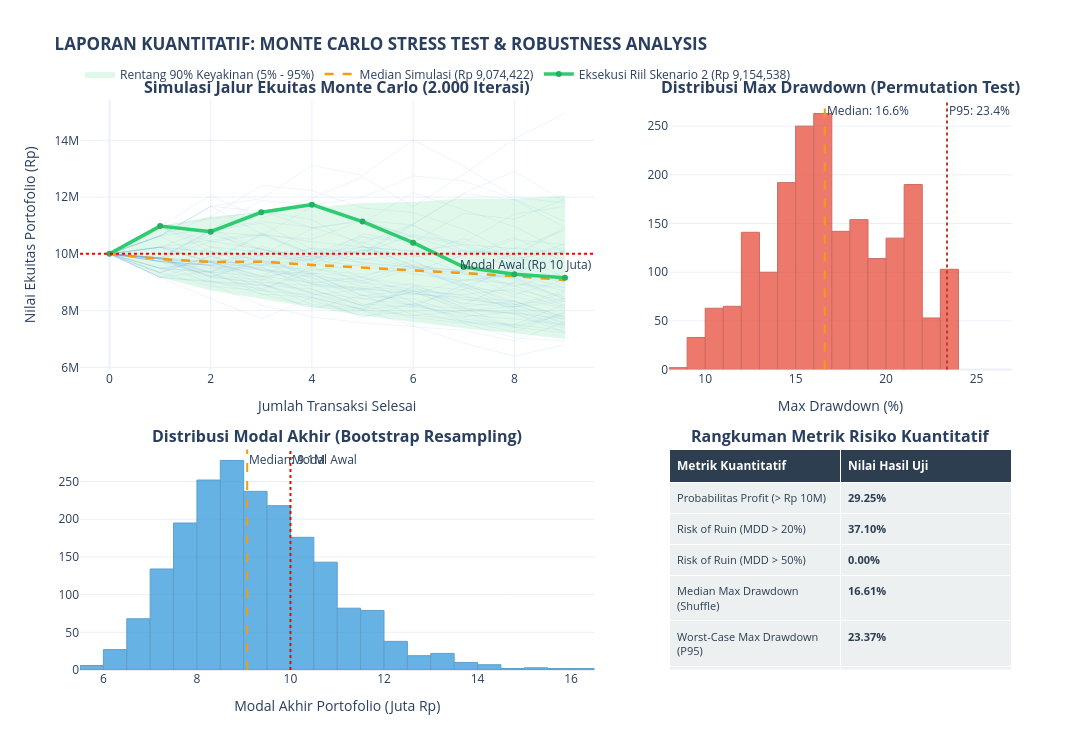
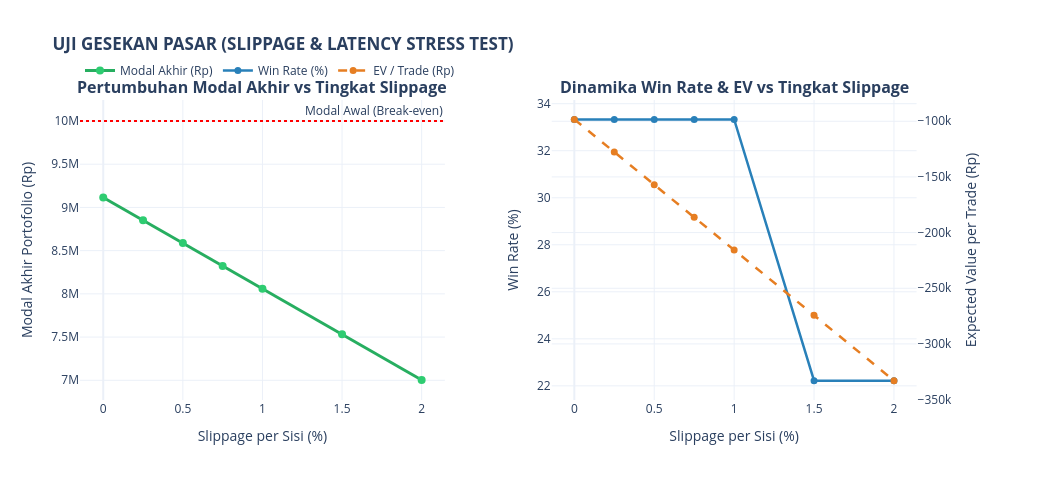

These figures' notebook cell, in order:
### Code cell
from src.stress_test import run_stress_test_suite

# Menjalankan Monte Carlo (2.000 iterasi) + Slippage Test + Print Report + Plot Interaktif
tester, fig_mc, fig_slip = run_stress_test_suite(df_trades_result, initial_capital=10_000_000.0)

# Tampilkan visualisasi interaktif Plotly
fig_mc.show()
fig_slip.show()

### Figure 1 — Plotly figure (JSON) as saved in the notebook; plotly's stock layout.template omitted (floating-point values rounded to 4 significant figures; data arrays with more than 128 entries replaced by an {"elided": "..."} marker saying what was removed)
{"data": [{"hoverinfo": "skip", "line": {"color": "rgba(100, 149, 237, 0.10)", "width": 1}, "mode": "lines", "showlegend": false, "type": "scatter", "x": [0, 1, 2, 3, 4, 5, 6, 7, 8, 9], "xaxis": "x", "y": [10000000.0, 9822000.0, 9563000.0, 8772000.0, 8047000.0, 8556000.0, 7849000.0, 7641000.0, 7253000.0, 7963000.0], "yaxis": "y"}, {"hoverinfo": "skip", "line": {"color": "rgba(100, 149, 237, 0.10)", "width": 1}, "mode": "lines", "showlegend": false, "type": "scatter", "x": [0, 1, 2, 3, 4, 5, 6, 7, 8, 9], "xaxis": "x", "y": [10000000.0, 9493000.0, 9359000.0, 10270000.0, 9753000.0, 10710000.0, 10420000.0, 9563000.0, 9077000.0, 8472000.0], "yaxis": "y"}, {"hoverinfo": "skip", "line": {"color": "rgba(100, 149, 237, 0.10)", "width": 1}, "mode": "lines", "showlegend": false, "type": "scatter", "x": [0, 1, 2, 3, 4, 5, 6, 7, 8, 9], "xaxis": "x", "y": [10000000.0, 9860000.0, 9203000.0, 9784000.0, 8976000.0, 9186000.0, 9767000.0, 8960000.0, 8219000.0, 8412000.0], "yaxis": "y"}, {"hoverinfo": "skip", "line": {"color": "rgba(100, 149, 237, 0.10)", "width": 1}, "mode": "lines", "showlegend": false, "type": "scatter", "x": [0, 1, 2, 3, 4, 5, 6, 7, 8, 9], "xaxis": "x", "y": [10000000.0, 10630000.0, 9753000.0, 9617000.0, 9842000.0, 10070000.0, 11060000.0, 12140000.0, 12910000.0, 11840000.0], "yaxis": "y"}, {"hoverinfo": "skip", "line": {"color": "rgba(100, 149, 237, 0.10)", "width": 1}, "mode": "lines", "showlegend": false, "type": "scatter", "x": [0, 1, 2, 3, 4, 5, 6, 7, 8, 9], "xaxis": "x", "y": [10000000.0, 10230000.0, 10090000.0, 9579000.0, 9804000.0, 9545000.0, 9293000.0, 9047000.0, 9260000.0, 10170000.0], "yaxis": "y"}, {"hoverinfo": "skip", "line": {"color": "rgba(100, 149, 237, 0.10)", "width": 1}, "mode": "lines", "showlegend": false, "type": "scatter", "x": [0, 1, 2, 3, 4, 5, 6, 7, 8, 9], "xaxis": "x", "y": [10000000.0, 9822000.0, 9685000.0, 9513000.0, 9030000.0, 8791000.0, 8559000.0, 9100000.0, 8938000.0, 8813000.0], "yaxis": "y"}, {"hoverinfo": "skip", "line": {"color": "rgba(100, 149, 237, 0.10)", "width": 1}, "mode": "lines", "showlegend": false, "type": "scatter", "x": [0, 1, 2, 3, 4, 5, 6, 7, 8, 9], "xaxis": "x", "y": [10000000.0, 9822000.0, 10440000.0, 10170000.0, 9651000.0, 10260000.0, 9578000.0, 8939000.0, 8486000.0, 8055000.0], "yaxis": "y"}, {"hoverinfo": "skip", "line": {"color": "rgba(100, 149, 237, 0.10)", "width": 1}, "mode": "lines", "showlegend": false, "type": "scatter", "x": [0, 1, 2, 3, 4, 5, 6, 7, 8, 9], "xaxis": "x", "y": [10000000.0, 9860000.0, 10820000.0, 11880000.0, 11720000.0, 11990000.0, 12750000.0, 12570000.0, 11930000.0, 11140000.0], "yaxis": "y"}, {"hoverinfo": "skip", "line": {"color": "rgba(100, 149, 237, 0.10)", "width": 1}, "mode": "lines", "showlegend": false, "type": "scatter", "x": [0, 1, 2, 3, 4, 5, 6, 7, 8, 9], "xaxis": "x", "y": [10000000.0, 10980000.0, 10820000.0, 9929000.0, 10900000.0, 11160000.0, 10590000.0, 10050000.0, 9543000.0, 10150000.0], "yaxis": "y"}, {"hoverinfo": "skip", "line": {"color": "rgba(100, 149, 237, 0.10)", "width": 1}, "mode": "lines", "showlegend": false, "type": "scatter", "x": [0, 1, 2, 3, 4, 5, 6, 7, 8, 9], "xaxis": "x", "y": [10000000.0, 9173000.0, 9753000.0, 10710000.0, 9994000.0, 10630000.0, 9917000.0, 10540000.0, 9841000.0, 10070000.0], "yaxis": "y"}, {"hoverinfo": "skip", "line": {"color": "rgba(100, 149, 237, 0.10)", "width": 1}, "mode": "lines", "showlegend": false, "type": "scatter", "x": [0, 1, 2, 3, 4, 5, 6, 7, 8, 9], "xaxis": "x", "y": [10000000.0, 9173000.0, 8415000.0, 7719000.0, 8474000.0, 8044000.0, 8831000.0, 8101000.0, 7887000.0, 7235000.0], "yaxis": "y"}, {"hoverinfo": "skip", "line": {"color": "rgba(100, 149, 237, 0.10)", "width": 1}, "mode": "lines", "showlegend": false, "type": "scatter", "x": [0, 1, 2, 3, 4, 5, 6, 7, 8, 9], "xaxis": "x", "y": [10000000.0, 9173000.0, 9389000.0, 9609000.0, 10220000.0, 10040000.0, 10670000.0, 10390000.0, 11400000.0, 11670000.0], "yaxis": "y"}, {"hoverinfo": "skip", "line": {"color": "rgba(100, 149, 237, 0.10)", "width": 1}, "mode": "lines", "showlegend": false, "type": "scatter", "x": [0, 1, 2, 3, 4, 5, 6, 7, 8, 9], "xaxis": "x", "y": [10000000.0, 9736000.0, 10690000.0, 10150000.0, 9877000.0, 9702000.0, 9530000.0, 9278000.0, 9148000.0, 8391000.0], "yaxis": "y"}, {"hoverinfo": "skip", "line": {"color": "rgba(100, 149, 237, 0.10)", "width": 1}, "mode": "lines", "showlegend": false, "type": "scatter", "x": [0, 1, 2, 3, 4, 5, 6, 7, 8, 9], "xaxis": "x", "y": [10000000.0, 9736000.0, 9599000.0, 9112000.0, 8650000.0, 8421000.0, 8198000.0, 7782000.0, 7965000.0, 7434000.0], "yaxis": "y"}, {"hoverinfo": "skip", "line": {"color": "rgba(100, 149, 237, 0.10)", "width": 1}, "mode": "lines", "showlegend": false, "type": "scatter", "x": [0, 1, 2, 3, 4, 5, 6, 7, 8, 9], "xaxis": "x", "y": [10000000.0, 9822000.0, 9168000.0, 9005000.0, 8879000.0, 8721000.0, 8140000.0, 7925000.0, 7397000.0, 7864000.0], "yaxis": "y"}, {"hoverinfo": "skip", "line": {"color": "rgba(100, 149, 237, 0.10)", "width": 1}, "mode": "lines", "showlegend": false, "type": "scatter", "x": [0, 1, 2, 3, 4, 5, 6, 7, 8, 9], "xaxis": "x", "y": [10000000.0, 9860000.0, 9722000.0, 9465000.0, 9214000.0, 9051000.0, 9623000.0, 9369000.0, 8893000.0, 8158000.0], "yaxis": "y"}, {"hoverinfo": "skip", "line": {"color": "rgba(100, 149, 237, 0.10)", "width": 1}, "mode": "lines", "showlegend": false, "type": "scatter", "x": [0, 1, 2, 3, 4, 5, 6, 7, 8, 9], "xaxis": "x", "y": [10000000.0, 9822000.0, 9168000.0, 9747000.0, 9253000.0, 10160000.0, 9889000.0, 10120000.0, 9979000.0, 10210000.0], "yaxis": "y"}, {"hoverinfo": "skip", "line": {"color": "rgba(100, 149, 237, 0.10)", "width": 1}, "mode": "lines", "showlegend": false, "type": "scatter", "x": [0, 1, 2, 3, 4, 5, 6, 7, 8, 9], "xaxis": "x", "y": [10000000.0, 9334000.0, 9924000.0, 9420000.0, 9171000.0, 8413000.0, 8610000.0, 8383000.0, 8234000.0, 7553000.0], "yaxis": "y"}, {"hoverinfo": "skip", "line": {"color": "rgba(100, 149, 237, 0.10)", "width": 1}, "mode": "lines", "showlegend": false, "type": "scatter", "x": [0, 1, 2, 3, 4, 5, 6, 7, 8, 9], "xaxis": "x", "y": [10000000.0, 9736000.0, 9599000.0, 10210000.0, 9526000.0, 9042000.0, 8295000.0, 7609000.0, 7503000.0, 8236000.0], "yaxis": "y"}, {"hoverinfo": "skip", "line": {"color": "rgba(100, 149, 237, 0.10)", "width": 1}, "mode": "lines", "showlegend": false, "type": "scatter", "x": [0, 1, 2, 3, 4, 5, 6, 7, 8, 9], "xaxis": "x", "y": [10000000.0, 9736000.0, 9599000.0, 9825000.0, 9326000.0, 8853000.0, 8696000.0, 8254000.0, 8139000.0, 8330000.0], "yaxis": "y"}, {"hoverinfo": "skip", "line": {"color": "rgba(100, 149, 237, 0.10)", "width": 1}, "mode": "lines", "showlegend": false, "type": "scatter", "x": [0, 1, 2, 3, 4, 5, 6, 7, 8, 9], "xaxis": "x", "y": [10000000.0, 10630000.0, 11300000.0, 12410000.0, 12240000.0, 11610000.0, 11450000.0, 10870000.0, 9972000.0, 10950000.0], "yaxis": "y"}, {"hoverinfo": "skip", "line": {"color": "rgba(100, 149, 237, 0.10)", "width": 1}, "mode": "lines", "showlegend": false, "type": "scatter", "x": [0, 1, 2, 3, 4, 5, 6, 7, 8, 9], "xaxis": "x", "y": [10000000.0, 9822000.0, 9324000.0, 8703000.0, 9554000.0, 10160000.0, 9481000.0, 8849000.0, 8117000.0, 8630000.0], "yaxis": "y"}, {"hoverinfo": "skip", "line": {"color": "rgba(100, 149, 237, 0.10)", "width": 1}, "mode": "lines", "showlegend": false, "type": "scatter", "x": [0, 1, 2, 3, 4, 5, 6, 7, 8, 9], "xaxis": "x", "y": [10000000.0, 10230000.0, 9715000.0, 9222000.0, 8608000.0, 8171000.0, 7756000.0, 7551000.0, 7048000.0, 6923000.0], "yaxis": "y"}, {"hoverinfo": "skip", "line": {"color": "rgba(100, 149, 237, 0.10)", "width": 1}, "mode": "lines", "showlegend": false, "type": "scatter", "x": [0, 1, 2, 3, 4, 5, 6, 7, 8, 9], "xaxis": "x", "y": [10000000.0, 10230000.0, 9715000.0, 10670000.0, 9955000.0, 9132000.0, 8891000.0, 8733000.0, 8011000.0, 7477000.0], "yaxis": "y"}, {"hoverinfo": "skip", "line": {"color": "rgba(100, 149, 237, 0.10)", "width": 1}, "mode": "lines", "showlegend": false, "type": "scatter", "x": [0, 1, 2, 3, 4, 5, 6, 7, 8, 9], "xaxis": "x", "y": [10000000.0, 10980000.0, 11240000.0, 11500000.0, 10920000.0, 11170000.0, 11020000.0, 10110000.0, 9926000.0, 10900000.0], "yaxis": "y"}, {"hoverinfo": "skip", "line": {"color": "rgba(100, 149, 237, 0.10)", "width": 1}, "mode": "lines", "showlegend": false, "type": "scatter", "x": [0, 1, 2, 3, 4, 5, 6, 7, 8, 9], "xaxis": "x", "y": [10000000.0, 10230000.0, 9715000.0, 9222000.0, 8979000.0, 8236000.0, 8121000.0, 8915000.0, 8321000.0, 7766000.0], "yaxis": "y"}, {"hoverinfo": "skip", "line": {"color": "rgba(100, 149, 237, 0.10)", "width": 1}, "mode": "lines", "showlegend": false, "type": "scatter", "x": [0, 1, 2, 3, 4, 5, 6, 7, 8, 9], "xaxis": "x", "y": [10000000.0, 10230000.0, 10880000.0, 10160000.0, 9888000.0, 10120000.0, 9979000.0, 9313000.0, 8841000.0, 9400000.0], "yaxis": "y"}, {"hoverinfo": "skip", "line": {"color": "rgba(100, 149, 237, 0.10)", "width": 1}, "mode": "lines", "showlegend": false, "type": "scatter", "x": [0, 1, 2, 3, 4, 5, 6, 7, 8, 9], "xaxis": "x", "y": [10000000.0, 9860000.0, 9599000.0, 8959000.0, 8219000.0, 8073000.0, 8862000.0, 8413000.0, 8190000.0, 8708000.0], "yaxis": "y"}, {"hoverinfo": "skip", "line": {"color": "rgba(100, 149, 237, 0.10)", "width": 1}, "mode": "lines", "showlegend": false, "type": "scatter", "x": [0, 1, 2, 3, 4, 5, 6, 7, 8, 9], "xaxis": "x", "y": [10000000.0, 9334000.0, 10250000.0, 9726000.0, 8922000.0, 8764000.0, 8641000.0, 8065000.0, 7922000.0, 7713000.0], "yaxis": "y"}, {"hoverinfo": "skip", "line": {"color": "rgba(100, 149, 237, 0.10)", "width": 1}, "mode": "lines", "showlegend": false, "type": "scatter", "x": [0, 1, 2, 3, 4, 5, 6, 7, 8, 9], "xaxis": "x", "y": [10000000.0, 10230000.0, 10480000.0, 10720000.0, 10010000.0, 10240000.0, 10100000.0, 9957000.0, 10590000.0, 9711000.0], "yaxis": "y"}, {"hoverinfo": "skip", "line": {"color": "rgba(100, 149, 237, 0.10)", "width": 1}, "mode": "lines", "showlegend": false, "type": "scatter", "x": [0, 1, 2, 3, 4, 5, 6, 7, 8, 9], "xaxis": "x", "y": [10000000.0, 10980000.0, 12050000.0, 11250000.0, 11960000.0, 12720000.0, 11660000.0, 12810000.0, 14060000.0, 14950000.0], "yaxis": "y"}, {"hoverinfo": "skip", "line": {"color": "rgba(100, 149, 237, 0.10)", "width": 1}, "mode": "lines", "showlegend": false, "type": "scatter", "x": [0, 1, 2, 3, 4, 5, 6, 7, 8, 9], "xaxis": "x", "y": [10000000.0, 10980000.0, 10250000.0, 10060000.0, 9798000.0, 10420000.0, 9723000.0, 9075000.0, 9289000.0, 8817000.0], "yaxis": "y"}, {"hoverinfo": "skip", "line": {"color": "rgba(100, 149, 237, 0.10)", "width": 1}, "mode": "lines", "showlegend": false, "type": "scatter", "x": [0, 1, 2, 3, 4, 5, 6, 7, 8, 9], "xaxis": "x", "y": [10000000.0, 9822000.0, 10780000.0, 10630000.0, 11670000.0, 11080000.0, 12160000.0, 11550000.0, 10960000.0, 10050000.0], "yaxis": "y"}, {"hoverinfo": "skip", "line": {"color": "rgba(100, 149, 237, 0.10)", "width": 1}, "mode": "lines", "showlegend": false, "type": "scatter", "x": [0, 1, 2, 3, 4, 5, 6, 7, 8, 9], "xaxis": "x", "y": [10000000.0, 9860000.0, 10820000.0, 11080000.0, 10160000.0, 10020000.0, 11000000.0, 10270000.0, 9746000.0, 10360000.0], "yaxis": "y"}, {"hoverinfo": "skip", "line": {"color": "rgba(100, 149, 237, 0.10)", "width": 1}, "mode": "lines", "showlegend": false, "type": "scatter", "x": [0, 1, 2, 3, 4, 5, 6, 7, 8, 9], "xaxis": "x", "y": [10000000.0, 9173000.0, 9010000.0, 8772000.0, 9327000.0, 9196000.0, 8583000.0, 8463000.0, 8344000.0, 7654000.0], "yaxis": "y"}, {"hoverinfo": "skip", "line": {"color": "rgba(100, 149, 237, 0.10)", "width": 1}, "mode": "lines", "showlegend": false, "type": "scatter", "x": [0, 1, 2, 3, 4, 5, 6, 7, 8, 9], "xaxis": "x", "y": [10000000.0, 10980000.0, 10070000.0, 9929000.0, 9753000.0, 8947000.0, 9512000.0, 8878000.0, 9440000.0, 8961000.0], "yaxis": "y"}, {"hoverinfo": "skip", "line": {"color": "rgba(100, 149, 237, 0.10)", "width": 1}, "mode": "lines", "showlegend": false, "type": "scatter", "x": [0, 1, 2, 3, 4, 5, 6, 7, 8, 9], "xaxis": "x", "y": [10000000.0, 9860000.0, 9359000.0, 8586000.0, 8150000.0, 8005000.0, 7472000.0, 6854000.0, 6397000.0, 6802000.0], "yaxis": "y"}, {"hoverinfo": "skip", "line": {"color": "rgba(100, 149, 237, 0.10)", "width": 1}, "mode": "lines", "showlegend": false, "type": "scatter", "x": [0, 1, 2, 3, 4, 5, 6, 7, 8, 9], "xaxis": "x", "y": [10000000.0, 10630000.0, 11670000.0, 10710000.0, 10420000.0, 10240000.0, 10100000.0, 10330000.0, 10190000.0, 10830000.0], "yaxis": "y"}, {"hoverinfo": "skip", "line": {"color": "rgba(100, 149, 237, 0.10)", "width": 1}, "mode": "lines", "showlegend": false, "type": "scatter", "x": [0, 1, 2, 3, 4, 5, 6, 7, 8, 9], "xaxis": "x", "y": [10000000.0, 9493000.0, 9011000.0, 8885000.0, 8760000.0, 8176000.0, 8693000.0, 7974000.0, 8162000.0, 7748000.0], "yaxis": "y"}, {"hoverinfo": "skip", "line": {"color": "rgba(100, 149, 237, 0.10)", "width": 1}, "mode": "lines", "showlegend": false, "type": "scatter", "x": [0, 1, 2, 3, 4, 5, 6, 7, 8, 9], "xaxis": "x", "y": [10000000.0, 9493000.0, 9359000.0, 9193000.0, 10090000.0, 9826000.0, 9566000.0, 9396000.0, 9148000.0, 8683000.0], "yaxis": "y"}, {"hoverinfo": "skip", "line": {"color": "rgba(100, 149, 237, 0.10)", "width": 1}, "mode": "lines", "showlegend": false, "type": "scatter", "x": [0, 1, 2, 3, 4, 5, 6, 7, 8, 9], "xaxis": "x", "y": [10000000.0, 10630000.0, 11670000.0, 11950000.0, 13110000.0, 12770000.0, 14020000.0, 13080000.0, 12000000.0, 11790000.0], "yaxis": "y"}, {"hoverinfo": "skip", "line": {"color": "rgba(100, 149, 237, 0.10)", "width": 1}, "mode": "lines", "showlegend": false, "type": "scatter", "x": [0, 1, 2, 3, 4, 5, 6, 7, 8, 9], "xaxis": "x", "y": [10000000.0, 10230000.0, 10050000.0, 9787000.0, 9291000.0, 8523000.0, 8723000.0, 8142000.0, 8333000.0, 7777000.0], "yaxis": "y"}, {"hoverinfo": "skip", "line": {"color": "rgba(100, 149, 237, 0.10)", "width": 1}, "mode": "lines", "showlegend": false, "type": "scatter", "x": [0, 1, 2, 3, 4, 5, 6, 7, 8, 9], "xaxis": "x", "y": [10000000.0, 9860000.0, 9045000.0, 8586000.0, 8465000.0, 8036000.0, 7823000.0, 8007000.0, 7895000.0, 7369000.0], "yaxis": "y"}, {"hoverinfo": "skip", "line": {"color": "rgba(100, 149, 237, 0.10)", "width": 1}, "mode": "lines", "showlegend": false, "type": "scatter", "x": [0, 1, 2, 3, 4, 5, 6, 7, 8, 9], "xaxis": "x", "y": [10000000.0, 9736000.0, 8931000.0, 8193000.0, 7777000.0, 7571000.0, 7437000.0, 7305000.0, 6934000.0, 7612000.0], "yaxis": "y"}, {"hoverinfo": "skip", "line": {"color": "rgba(100, 149, 237, 0.10)", "width": 1}, "mode": "lines", "showlegend": false, "type": "scatter", "x": [0, 1, 2, 3, 4, 5, 6, 7, 8, 9], "xaxis": "x", "y": [10000000.0, 9860000.0, 9722000.0, 9585000.0, 9451000.0, 9283000.0, 9501000.0, 9332000.0, 8561000.0, 9102000.0], "yaxis": "y"}, {"hoverinfo": "skip", "line": {"color": "rgba(100, 149, 237, 0.10)", "width": 1}, "mode": "lines", "showlegend": false, "type": "scatter", "x": [0, 1, 2, 3, 4, 5, 6, 7, 8, 9], "xaxis": "x", "y": [10000000.0, 9736000.0, 9242000.0, 9078000.0, 9651000.0, 10600000.0, 10410000.0, 11420000.0, 11220000.0, 11930000.0], "yaxis": "y"}, {"hoverinfo": "skip", "line": {"color": "rgba(100, 149, 237, 0.10)", "width": 1}, "mode": "lines", "showlegend": false, "type": "scatter", "x": [0, 1, 2, 3, 4, 5, 6, 7, 8, 9], "xaxis": "x", "y": [10000000.0, 9822000.0, 9324000.0, 9543000.0, 8754000.0, 8171000.0, 8687000.0, 8565000.0, 8767000.0, 8322000.0], "yaxis": "y"}, {"hoverinfo": "skip", "line": {"color": "rgba(100, 149, 237, 0.10)", "width": 1}, "mode": "lines", "showlegend": false, "type": "scatter", "x": [0, 1, 2, 3, 4, 5, 6, 7, 8, 9], "xaxis": "x", "y": [10000000.0, 9334000.0, 8860000.0, 8703000.0, 8548000.0, 8749000.0, 8954000.0, 8214000.0, 9017000.0, 8416000.0], "yaxis": "y"}, {"hoverinfo": "skip", "line": {"color": "rgba(100, 149, 237, 0.10)", "width": 1}, "mode": "lines", "showlegend": false, "type": "scatter", "x": [0, 1, 2, 3, 4, 5, 6, 7, 8, 9], "xaxis": "x", "y": [10000000.0, 9173000.0, 9045000.0, 8918000.0, 8465000.0, 7766000.0, 8257000.0, 7706000.0, 7503000.0, 7304000.0], "yaxis": "y"}, {"hoverinfo": "skip", "line": {"color": "rgba(100, 149, 237, 0.10)", "width": 1}, "mode": "lines", "showlegend": false, "type": "scatter", "x": [0, 1, 2, 3, 4, 5, 6, 7, 8, 9], "xaxis": "x", "y": [10000000.0, 9493000.0, 9715000.0, 9944000.0, 9122000.0, 8994000.0, 8756000.0, 8525000.0, 8092000.0, 7553000.0], "yaxis": "y"}, {"hoverinfo": "skip", "line": {"color": "rgba(100, 149, 237, 0.10)", "width": 1}, "mode": "lines", "showlegend": false, "type": "scatter", "x": [0, 1, 2, 3, 4, 5, 6, 7, 8, 9], "xaxis": "x", "y": [10000000.0, 9334000.0, 9924000.0, 9420000.0, 8942000.0, 8783000.0, 8198000.0, 8083000.0, 7415000.0, 7219000.0], "yaxis": "y"}, {"hoverinfo": "skip", "line": {"color": "rgba(100, 149, 237, 0.10)", "width": 1}, "mode": "lines", "showlegend": false, "type": "scatter", "x": [0, 1, 2, 3, 4, 5, 6, 7, 8, 9], "xaxis": "x", "y": [10000000.0, 9736000.0, 9478000.0, 9701000.0, 9929000.0, 9790000.0, 10020000.0, 9879000.0, 10500000.0, 10320000.0], "yaxis": "y"}, {"hoverinfo": "skip", "line": {"color": "rgba(100, 149, 237, 0.10)", "width": 1}, "mode": "lines", "showlegend": false, "type": "scatter", "x": [0, 1, 2, 3, 4, 5, 6, 7, 8, 9], "xaxis": "x", "y": [10000000.0, 9860000.0, 9203000.0, 8959000.0, 8362000.0, 7805000.0, 7988000.0, 7583000.0, 7448000.0, 7919000.0], "yaxis": "y"}, {"hoverinfo": "skip", "line": {"color": "rgba(100, 149, 237, 0.10)", "width": 1}, "mode": "lines", "showlegend": false, "type": "scatter", "x": [0, 1, 2, 3, 4, 5, 6, 7, 8, 9], "xaxis": "x", "y": [10000000.0, 10630000.0, 10880000.0, 11140000.0, 10940000.0, 10380000.0, 11040000.0, 12120000.0, 11910000.0, 10920000.0], "yaxis": "y"}, {"hoverinfo": "skip", "line": {"color": "rgba(100, 149, 237, 0.10)", "width": 1}, "mode": "lines", "showlegend": false, "type": "scatter", "x": [0, 1, 2, 3, 4, 5, 6, 7, 8, 9], "xaxis": "x", "y": [10000000.0, 9860000.0, 9359000.0, 9951000.0, 10180000.0, 9668000.0, 9533000.0, 9399000.0, 9993000.0, 9167000.0], "yaxis": "y"}, {"hoverinfo": "skip", "line": {"color": "rgba(100, 149, 237, 0.10)", "width": 1}, "mode": "lines", "showlegend": false, "type": "scatter", "x": [0, 1, 2, 3, 4, 5, 6, 7, 8, 9], "xaxis": "x", "y": [10000000.0, 9736000.0, 9599000.0, 9429000.0, 9297000.0, 8528000.0, 8409000.0, 7848000.0, 7709000.0, 7505000.0], "yaxis": "y"}, {"hoverinfo": "skip", "line": {"color": "rgba(100, 149, 237, 0.10)", "width": 1}, "mode": "lines", "showlegend": false, "type": "scatter", "x": [0, 1, 2, 3, 4, 5, 6, 7, 8, 9], "xaxis": "x", "y": [10000000.0, 10980000.0, 10420000.0, 10670000.0, 10520000.0, 11180000.0, 10610000.0, 10330000.0, 9809000.0, 9671000.0], "yaxis": "y"}, {"hoverinfo": "skip", "line": {"color": "rgba(100, 149, 237, 0.10)", "width": 1}, "mode": "lines", "showlegend": false, "type": "scatter", "x": [0, 1, 2, 3, 4, 5, 6, 7, 8, 9], "xaxis": "x", "y": [10000000.0, 10630000.0, 11670000.0, 11510000.0, 11200000.0, 10280000.0, 9593000.0, 8800000.0, 8677000.0, 8098000.0], "yaxis": "y"}, {"hoverinfo": "skip", "line": {"color": "rgba(100, 149, 237, 0.10)", "width": 1}, "mode": "lines", "showlegend": false, "type": "scatter", "x": [0, 1, 2, 3, 4, 5, 6, 7, 8, 9], "xaxis": "x", "y": [10000000.0, 9822000.0, 9685000.0, 9193000.0, 9409000.0, 9630000.0, 9376000.0, 9968000.0, 10200000.0, 10020000.0], "yaxis": "y"}, {"hoverinfo": "skip", "line": {"color": "rgba(100, 149, 237, 0.10)", "width": 1}, "mode": "lines", "showlegend": false, "type": "scatter", "x": [0, 1, 2, 3, 4, 5, 6, 7, 8, 9], "xaxis": "x", "y": [10000000.0, 9493000.0, 9715000.0, 9068000.0, 8608000.0, 8034000.0, 8223000.0, 8743000.0, 9598000.0, 9111000.0], "yaxis": "y"}, {"fill": "toself", "fillcolor": "rgba(46, 204, 113, 0.15)", "hoverinfo": "skip", "line": {"color": "rgba(255,255,255,0)"}, "name": "Rentang 90% Keyakinan (5% - 95%)", "showlegend": true, "type": "scatter", "x": [0, 1, 2, 3, 4, 5, 6, 7, 8, 9, 9, 8, 7, 6, 5, 4, 3, 2, 1, 0], "xaxis": "x", "y": [10000000.0, 10980000.0, 11300000.0, 11470000.0, 11630000.0, 11800000.0, 11820000.0, 11950000.0, 11930000.0, 12060000.0, 6997000.0, 7207000.0, 7381000.0, 7596000.0, 7825000.0, 8120000.0, 8406000.0, 8708000.0, 9173000.0, 10000000.0], "yaxis": "y"}, {"line": {"color": "#f39c12", "dash": "dash", "width": 2.5}, "mode": "lines", "name": "Median Simulasi (Rp 9,074,422)", "showlegend": true, "type": "scatter", "x": [0, 1, 2, 3, 4, 5, 6, 7, 8, 9], "xaxis": "x", "y": [10000000.0, 9822000.0, 9715000.0, 9726000.0, 9611000.0, 9506000.0, 9412000.0, 9323000.0, 9221000.0, 9074000.0], "yaxis": "y"}, {"line": {"color": "#2ecc71", "width": 3.5}, "marker": {"color": "#27ae60", "size": 6}, "mode": "lines+markers", "name": "Eksekusi Riil Skenario 2 (Rp 9,154,538)", "showlegend": true, "type": "scatter", "x": [0, 1, 2, 3, 4, 5, 6, 7, 8, 9], "xaxis": "x", "y": [10000000.0, 10980000.0, 10780000.0, 11460000.0, 11730000.0, 11140000.0, 10400000.0, 9537000.0, 9285000.0, 9155000.0], "yaxis": "y"}, {"marker": {"color": "#e74c3c", "line": {"color": "#c0392b", "width": 1}}, "name": "Frekuensi MDD (%)", "nbinsx": 25, "opacity": 0.75, "showlegend": false, "type": "histogram", "x": {"elided": "2000 float values"}, "xaxis": "x2", "yaxis": "y2"}, {"marker": {"color": "#3498db", "line": {"color": "#2980b9", "width": 1}}, "name": "Modal Akhir (Juta Rp)", "nbinsx": 35, "opacity": 0.75, "showlegend": false, "type": "histogram", "x": {"elided": "2000 float values"}, "xaxis": "x3", "yaxis": "y3"}, {"cells": {"align": "left", "fill": {"color": "#ecf0f1"}, "font": {"color": "#2c3e50", "size": 11}, "height": 24, "values": [["Probabilitas Profit (> Rp 10M)", "Risk of Ruin (MDD > 20%)", "Risk of Ruin (MDD > 50%)", "Median Max Drawdown (Shuffle)", "Worst-Case Max Drawdown (P95)", "Worst-Case Absolut Shuffling", "95% Value-at-Risk (P05 Modal)", "Median Modal Akhir Simulasi", "95th Percentile Modal Akhir", "Hasil Eksekusi Riil Skenario 2"], ["<b>29.25%</b>", "<b>37.10%</b>", "<b>0.00%</b>", "<b>16.61%</b>", "<b>23.37%</b>", "<b>23.37%</b>", "<b>Rp 6,997,293</b>", "<b>Rp 9,074,422</b>", "<b>Rp 12,059,303</b>", "<b>Rp 9,154,538</b>"]]}, "domain": {"x": [0.632, 1], "y": [0, 0.387]}, "header": {"align": "left", "fill": {"color": "#2c3e50"}, "font": {"color": "white", "size": 12}, "values": ["<b>Metrik Kuantitatif</b>", "<b>Nilai Hasil Uji</b>"]}, "type": "table"}], "layout": {"annotations": [{"font": {"size": 16}, "showarrow": false, "text": "<b>Simulasi Jalur Ekuitas Monte Carlo (2.000 Iterasi)</b>", "x": 0.276, "xanchor": "center", "xref": "paper", "y": 1, "yanchor": "bottom", "yref": "paper"}, {"font": {"size": 16}, "showarrow": false, "text": "<b>Distribusi Max Drawdown (Permutation Test)</b>", "x": 0.816, "xanchor": "center", "xref": "paper", "y": 1, "yanchor": "bottom", "yref": "paper"}, {"font": {"size": 16}, "showarrow": false, "text": "<b>Distribusi Modal Akhir (Bootstrap Resampling)</b>", "x": 0.276, "xanchor": "center", "xref": "paper", "y": 0.387, "yanchor": "bottom", "yref": "paper"}, {"font": {"size": 16}, "showarrow": false, "text": "<b>Rangkuman Metrik Risiko Kuantitatif</b>", "x": 0.816, "xanchor": "center", "xref": "paper", "y": 0.387, "yanchor": "bottom", "yref": "paper"}, {"showarrow": false, "text": "Modal Awal (Rp 10 Juta)", "x": 1, "xanchor": "right", "xref": "x domain", "y": 10000000, "yanchor": "top", "yref": "y"}, {"showarrow": false, "text": "Median: 16.6%", "x": 16.61, "xanchor": "left", "xref": "x2", "y": 1, "yanchor": "top", "yref": "y2 domain"}, {"showarrow": false, "text": "P95: 23.4%", "x": 23.37, "xanchor": "left", "xref": "x2", "y": 1, "yanchor": "top", "yref": "y2 domain"}, {"showarrow": false, "text": "Modal Awal", "x": 10, "xanchor": "left", "xref": "x3", "y": 1, "yanchor": "top", "yref": "y3 domain"}, {"showarrow": false, "text": "Median: 9.1M", "x": 9.074, "xanchor": "left", "xref": "x3", "y": 1, "yanchor": "top", "yref": "y3 domain"}], "height": 750, "hovermode": "x unified", "legend": {"orientation": "h", "x": 0, "xanchor": "left", "y": 1.02, "yanchor": "bottom"}, "shapes": [{"line": {"color": "red", "dash": "dot"}, "type": "line", "x0": 0, "x1": 1, "xref": "x domain", "y0": 10000000, "y1": 10000000, "yref": "y"}, {"line": {"color": "#f39c12", "dash": "dash"}, "type": "line", "x0": 16.61, "x1": 16.61, "xref": "x2", "y0": 0, "y1": 1, "yref": "y2 domain"}, {"line": {"color": "#c0392b", "dash": "dot"}, "type": "line", "x0": 23.37, "x1": 23.37, "xref": "x2", "y0": 0, "y1": 1, "yref": "y2 domain"}, {"line": {"color": "red", "dash": "dot"}, "type": "line", "x0": 10, "x1": 10, "xref": "x3", "y0": 0, "y1": 1, "yref": "y3 domain"}, {"line": {"color": "#f39c12", "dash": "dash"}, "type": "line", "x0": 9.074, "x1": 9.074, "xref": "x3", "y0": 0, "y1": 1, "yref": "y3 domain"}], "title": {"text": "<b>LAPORAN KUANTITATIF: MONTE CARLO STRESS TEST & ROBUSTNESS ANALYSIS</b>"}, "width": 1100, "xaxis": {"anchor": "y", "domain": [0, 0.552], "title": {"text": "Jumlah Transaksi Selesai"}}, "xaxis2": {"anchor": "y2", "domain": [0.632, 1], "title": {"text": "Max Drawdown (%)"}}, "xaxis3": {"anchor": "y3", "domain": [0, 0.552], "title": {"text": "Modal Akhir Portofolio (Juta Rp)"}}, "yaxis": {"anchor": "x", "domain": [0.527, 1], "title": {"text": "Nilai Ekuitas Portofolio (Rp)"}}, "yaxis2": {"anchor": "x2", "domain": [0.527, 1]}, "yaxis3": {"anchor": "x3", "domain": [0, 0.387]}}}

### Figure 2 — Plotly figure (JSON) as saved in the notebook; plotly's stock layout.template omitted (floating-point values rounded to 4 significant figures)
{"data": [{"line": {"color": "#27ae60", "width": 3}, "marker": {"color": "#2ecc71", "size": 8}, "mode": "lines+markers", "name": "Modal Akhir (Rp)", "type": "scatter", "x": [0.0, 0.25, 0.5, 0.75, 1.0, 1.5, 2.0], "xaxis": "x", "y": [9115000.0, 8851000.0, 8587000.0, 8323000.0, 8059000.0, 7531000.0, 7003000.0], "yaxis": "y"}, {"line": {"color": "#2980b9", "width": 2.5}, "marker": {"size": 7}, "mode": "lines+markers", "name": "Win Rate (%)", "type": "scatter", "x": [0.0, 0.25, 0.5, 0.75, 1.0, 1.5, 2.0], "xaxis": "x2", "y": [33.33, 33.33, 33.33, 33.33, 33.33, 22.22, 22.22], "yaxis": "y2"}, {"line": {"color": "#e67e22", "dash": "dash", "width": 2.5}, "marker": {"size": 7}, "mode": "lines+markers", "name": "EV / Trade (Rp)", "type": "scatter", "x": [0.0, 0.25, 0.5, 0.75, 1.0, 1.5, 2.0], "xaxis": "x2", "y": [-98310.0, -127600.0, -157000.0, -186300.0, -215600.0, -274300.0, -333000.0], "yaxis": "y3"}], "layout": {"annotations": [{"font": {"size": 16}, "showarrow": false, "text": "<b>Pertumbuhan Modal Akhir vs Tingkat Slippage</b>", "x": 0.205, "xanchor": "center", "xref": "paper", "y": 1, "yanchor": "bottom", "yref": "paper"}, {"font": {"size": 16}, "showarrow": false, "text": "<b>Dinamika Win Rate & EV vs Tingkat Slippage</b>", "x": 0.735, "xanchor": "center", "xref": "paper", "y": 1, "yanchor": "bottom", "yref": "paper"}, {"showarrow": false, "text": "Modal Awal (Break-even)", "x": 1, "xanchor": "right", "xref": "x domain", "y": 10000000, "yanchor": "bottom", "yref": "y"}], "height": 480, "hovermode": "x unified", "legend": {"orientation": "h", "x": 0, "xanchor": "left", "y": 1.05, "yanchor": "bottom"}, "shapes": [{"line": {"color": "red", "dash": "dot"}, "type": "line", "x0": 0, "x1": 1, "xref": "x domain", "y0": 10000000, "y1": 10000000, "yref": "y"}], "title": {"text": "<b>UJI GESEKAN PASAR (SLIPPAGE & LATENCY STRESS TEST)</b>"}, "width": 1050, "xaxis": {"anchor": "y", "domain": [0, 0.41], "title": {"text": "Slippage per Sisi (%)"}}, "xaxis2": {"anchor": "y2", "domain": [0.53, 0.94], "title": {"text": "Slippage per Sisi (%)"}}, "yaxis": {"anchor": "x", "domain": [0, 1], "title": {"text": "Modal Akhir Portofolio (Rp)"}}, "yaxis2": {"anchor": "x2", "domain": [0, 1], "title": {"text": "Win Rate (%)"}}, "yaxis3": {"anchor": "x2", "overlaying": "y2", "side": "right", "title": {"text": "Expected Value per Trade (Rp)"}}}}
